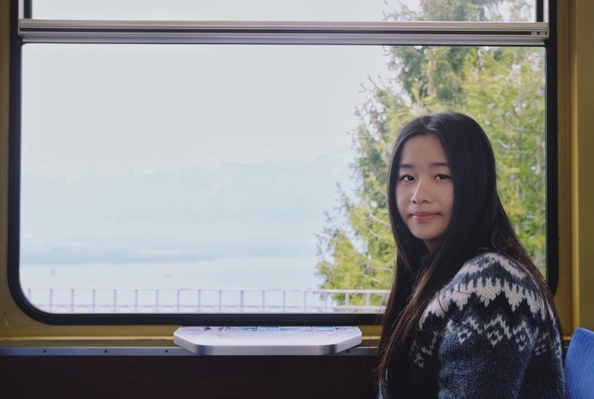
#> input picture k-means/jingxian_swiss.jpg, 594 x 399 px, shrunk from 1731 x 1164 before the run
$ jupyter execute --allow-errors kmeans.ipynb   (shell and % lines are left out)
#> lines starting #> are read from the running program, lines starting #| are printed output that depends on the picture
[cell 1]
import pandas as pd
import numpy as np
import cv2
from PIL import Image

# Kmeans Algorithm

- **What is Kmeans?**
    - Kmeans is an unsupervised algorithms making inferences from datasets using only input without referring to labels. Kmeans group similar data points together and discover underlying patterns.
    - Here K stands for how many group you want data to be categorized into and 'means' refers to centroids of the data, as centroids are averaged by all the observation from that cluster.

- **How Kmeans work?**
    - **Initialization:**
        - Firstly, k centroids is selected from the data. For centroids = 'None', the k centroids are randomly selected but for centroids = 'kmeans++', except for the first randomly selected point, other k-1 points are selected based on distance to previous centroids. There are drawbacks for randomly pick centroids to start with, one of them is the randomness of initialization may give not as good result. For "kmeans++" method, after we pick the first point, the next k-1 points are selected by maximizing the minimum distance to all existing cluster centroids.
    - **Steps:**
        - For every observation, find the closest centroid
        - Add this observation to the corresponding cluster
        - After computation for all the obseravations in X, recompute centroids.
        - If compared to the last round, cluster don't change, then stop and return cluster and centroids, else continue.

kmeans.png

- It's very important to do all the calculation using numpy, especailly for distance calculation, it saves me 10x time in all. I realize that to imagine all the calculation from a matrix perspective and avoid using list, dict and tuple is  quite useful.
    - I calculate the distance of x ndarray and y ndarray by computing x^2, y^2,x*y so I can do x^2+y^2-2xy.
    - Also, using np.argmax, np.argmin.

# Kmeans application: Clustering

## Example 1: Cluster cancer or begine for sklearn's cancer dataset

[cell 2]
from sklearn.datasets import *
from sklearn.metrics import *

[cell 3]
# Load data
cancer = load_breast_cancer()
X = cancer.data
Y = cancer.target

#> (a cell that did not finish here is left out)

#> (a cell that did not finish here is left out)

#> (a cell that did not finish here is left out)

# Kmeans application: Image compression

[cell 7]
def read_image(path):
    """Read image and convert to nparray, show image
       Input: file path
       Output: nparray that has pixels information, dimension number(indication of color/greyscale), width and height"""
#> called with path = 'jingxian_swiss.jpg'
    image = Image.open(path)
#> image is the input picture: PIL image 594x399 RGB; mean R, G, B 139.8, 140.8, 139.8
    pixels = np.array(image)
    dim = len(pixels.shape)
#> dim = 3
    plt.figure(figsize=(10,10))
    if dim == 3:
        plt.imshow(image)
        plt.show()
        row, col, channel = pixels.shape
        pixels = np.reshape(pixels, (row * col, 3))
    elif dim == 2:
        plt.imshow(image,cmap="gray")
        plt.show()
        row,col = pixels.shape
        pixels = np.reshape(pixels, (row*col,1))
    return pixels, dim, row, col

[cell 8]
def generate_image(centroids, cluster_idx, col, row, dim, filename):
    """Replace pixels with corresponding centroid pixel, convert compressed pixels numpy array back to image
       Input: """
    transformed_pixels = centroids[cluster_idx]
    transformed_pixels_uint8 = transformed_pixels.astype("uint8")
    plt.figure(figsize=(10,10))
    if dim == 3:
        transformed_pixels_reshaped = np.reshape(transformed_pixels_uint8, (row, col, 3), "C")
        transform_back = Image.fromarray(transformed_pixels_reshaped)
        plt.imshow(transform_back)
        plt.show()
    elif dim == 2:
        transformed_pixels_reshaped = np.reshape(transformed_pixels_uint8, (row, col), "C")
        transform_back = Image.fromarray(transformed_pixels_reshaped)
        plt.imshow(transform_back, cmap="gray")
        plt.show()
    transform_back.save(filename)

## Example 2: Compress color image to only 32 colors

#> (a cell that did not finish here is left out)

#> (a cell that did not finish here is left out)

#> (a cell that did not finish here is left out)

## Example 2: Compress color image to only 32 colors

#> (a cell that did not finish here is left out)

#> call 2 of read_image, with path = 'lobster.jpg'
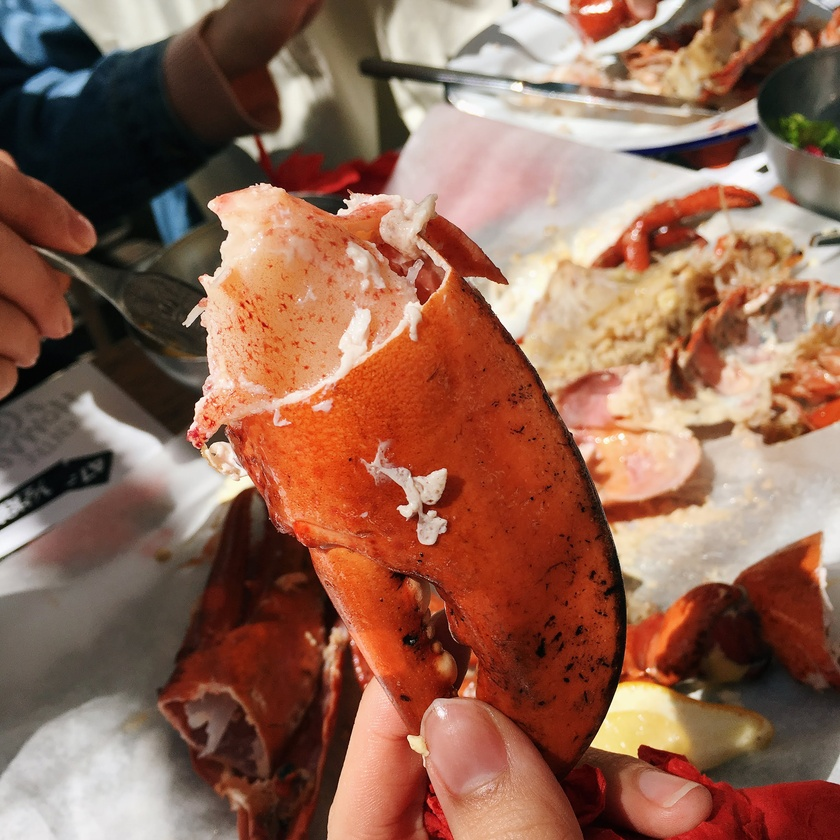
#> input picture k-means/lobster.jpg, 840 x 840 px, shrunk from 2448 x 2448 before the run
#> in read_image, image is the input picture: PIL image 840x840 RGB; mean R, G, B 145.6, 103.2, 85

#> (a cell that did not finish here is left out)

#> (a cell that did not finish here is left out)

## Example 3: Compress greyscale  image to only 4 colors

#> (a cell that did not finish here is left out)

#> call 3 of read_image, with path = 'first_mountain.jpg'
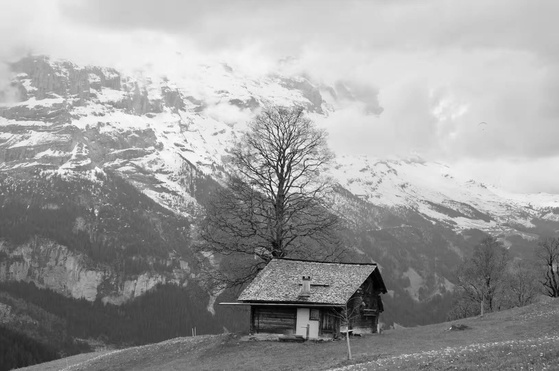
#> input picture k-means/first_mountain.jpg, 559 x 371 px, shrunk from 1630 x 1080 before the run
#> in read_image, image is the input picture: PIL image 559x371 RGB; min 0, max 255, mean 156.6
